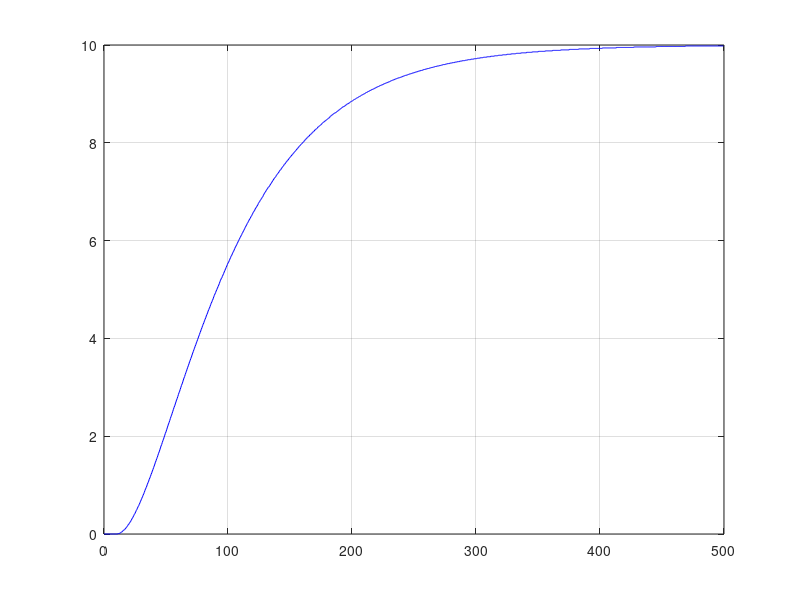

Here is the MATLAB script that generated this plot: (Note: this script raises an error after producing the figure.)
%% Laboratório de Sistemas Dinâmicos
% Prática 10
% Data: 25/08/2024
% Autores: Ana Clara Gomes & João Vitor Barbosa

% Limpar Workspace
clear all;
close all;
clc;

%%
% Script Prática 10

%% Exercicio 1 (a)
disp('Método Sundaresan 2 ordem sobreamortecido')
dados = load('dadosordem2sobre.txt');

tempo = dados(:,1);
entrada = dados(:,2);
saida = dados(:,3);

tm  = 400;
x1 = 48;
x2 = 260;
y1 = 2;
y2 = 6;

% A determinação dessas parâmetros se da atraves da reta tangente ao ponto
%de inflexão dos dados;

Mi = (y2 - y1) / (x2 - x1);

Ganho = mean(saida(end-50:end));

saidaNormalizada = saida / Ganho;

plot(tempo, saida, 'b', 'DisplayName', 'Dados experimentais'); 
grid on;
hold on;


m1 = trapz(dados(:,1),1 - saidaNormalizada);


lambda = (tm - m1) * Mi;
n = 1;
tau1 = (n ^ (n/(1-n))) / Mi;
tau2 = (1 ^ (n/(1-n))) / Mi;
taud = m1- tau1 - tau2;
s = tf('s');
Hs = (exp(-taud * s)) / (((tau1 * s) + 1) * ((tau1 * s) + 1));
step(Hs * 10,'r');
disp(['m1: ' num2str(m1)]);
disp(['Mi: ' num2str(Mi)]);
disp(['lambda: ' num2str(lambda)]);
disp(['n: ' num2str(n)]);
disp(['tau1: ' num2str(tau1)]);
disp(['tau2: ' num2str(tau2)]);
disp(['taud: ' num2str(taud)]);
grid on;
hold off;

% Para o modelo de segunda ordem, primeiramente deve-se entender os parâmetros de ganho e tm. 
% O ganho é calculado pelo MatLab pelos 50 valores de estabilização ao final do sistema e tm é obtido visualmente,
% traçando uma reta no ponto de inflexão e tomando o tempo em que o sistema se estabiliza no prolongamento dessa reta.
% Para determinar os parâmetros usamos as equações presentes no slide
% nota-se uma grande dificuldade devido a dependência da reta tangente
%% Método de Mollenkamp
dados = load('dadosordem2sobre.txt'); 
t = dados(:,1);
u = dados(:,2);
y = dados(:,3);
k =  mean(dados(end-50:end));
kn = k/k;

yn = y/k;

yt1 = 0.15*k;
yt2 = 0.45*k;
yt3 = 0.75*k;
t1 = 43;
t2 = 83.5;
t3 = 143.5;

x = (t2-t1)/(t3-t1);
zeta = (0.0805-5.547*(0.475-x)^2)/(x-0.356);
f1 = 0.708*(2.811^zeta);
wn = f1/(t3-t1);
f2 = 0.922*(1.66^zeta);
teta = t2-f2/wn;

G1 = tf(kn*wn^2, [1 2*zeta*wn wn^2]);
plot(t,yn); 
grid on
hold on;
step(G1, 'r');
grid on
hold on;

% Neste método foi necessário obter três tempos: 
% t1 = 43 quando a saída está em 15% do ganho, t2 = 83.5 quando a saída está em 45% e t3 = 143.5 quando a saída está em 75% . 
% Esses tempos foram obtidos visualmente
hold off;

%% Exercicio 2 (a)
% Calcular o Ganho K = 5 (Olhando no gráfico)
% Calcular Teta = 3 (Olhando no Gráfico)
N = 2; %Número de ciclos visíveis ocorrem em aproximadamente 10 seg.
T = 10/N;
Wn = 2*pi/T;% Frequência Natural
Zeta = 0.6/N;% Fator de Amortecimento
Teta = 3; % Tempo Morto
s = tf('s');
Hs = (exp(-Teta*s)*Wn^2)/(s^2 + 2*Zeta*Wn*s + Wn^2);
hold on;
step(Hs*5, 'r');
grid on
title('Método Phillips e Parr');
legend({'Dados iniciais', 'Método Phillips e Parr'})
hold off;

%% ------ Método de Phillips e Parr ------
dados = load('dadosordem2sub.txt'); 
t = dados(:,1);
u = dados(:,2);
y = dados(:,3);
k =  mean(dados(end-50:end));
kn = k/k;

yn = y/k;
N = 2; 
T = 10/N;
wn = 2*pi/T;
zeta = 0.6/N;
Teta = 3; 
G1 = tf(kn*wn^2, [1 2*zeta*wn wn^2], 'InputDelay', Teta);
hold on;
plot(t,yn); grid on
plot(t,yn); grid on;

step(G1, 'r');
grid on
title('Método Phillips e Parr');
legend({'Dados iniciais', 'Método Phillips e Parr'})
hold off;

%% Exercicio 2 (b)
N = 2; %Número de ciclos visíveis ocorrem em aproximadamente 10 seg.
T = 10/N;
Wn = 2*pi/T; % Frequência Natural
Zeta = 0.6/N; % Fator de Amortecimento

Beta = sqrt(1 - Zeta^2);
Teta = 1/cos(Zeta); %Usado com a equação 2
yt = 1 - (exp(-Zeta*Wn.*tempo)/Beta).*(Beta*cos(Wn*Beta.*tempo) + Zeta*sin(Wn*Beta.*tempo));
yt = 1 - (exp(-Zeta*Wn.*tempo)/Beta).*sin(Wn*Beta*tempo + Teta);
plot(tempo, yt, 'g'); 
grid on; 
hold on;

%% ------ Equações de Overshoot ------
dados = load ('dadosordem2sub.txt'); % carrega arquivo txt
tempo = dados(:,1);
u = dados(:,2);
y = dados(:,3);

k =  mean(dados(end-50:end));
yn = y/k;
N = 2; %Número de ciclos visíveis ocorrem em aproximadamente 10 seg.
T = 10/N;
Wn = 2*pi/T; % Frequência Natural
Zeta = 0.6/N; % Fator de Amortecimento

Beta = sqrt(1 - Zeta^2);
Teta = 1/cos(Zeta); %Usado com a equação 2
yt = 1 - (exp(-Zeta*Wn.*tempo)/Beta).*(Beta*cos(Wn*Beta.*tempo) + Zeta*sin(Wn*Beta.*tempo));
yt = 1 - (exp(-Zeta*Wn.*tempo)/Beta).*sin(Wn*Beta*tempo + Teta);
plot(tempo, yt, 'g');
grid on; 
hold on;
plot (tempo, yn);
grid on;
hold off;

%% Exercicio 2 (c)
% Desconsiderar o tempo morto e condição inicial nula
% T1 = 0.15*Yf;
% T2 = 0.45*Yf;
% T3 = 0.75*Yf;

dados = load ('dadosordem2sub.txt'); % carrega arquivo txt
tempo = dados(:,1);
u = dados(:,2);
y = dados(:,3);
plot (tempo, y);
grid()

norm_u = dados(:,2)/max(u);
norm_y = (dados(:,3)- min(y))/(max(y)-min(y));

Yi = mean(y(1:20));
Yf = mean(y(end-50:end));
T1 = 0.15*Yf;
T2 = 0.45*Yf;
T3 = 0.75*Yf;

x = (T2 - T1)/(T3 - T1);
Zeta = (0.0805 - 5.547*(0.475 - x)^2)/(x - 0.356); % Fator de Amortecimento

if Zeta < 1
    F1 = 0.708*(2.811)^Zeta;
    
else
    F1 = 2.6*Zeta - 0.6;
    Tau_1 = (Zeta + sqrt(Zeta^2 - 1))/Wn;
    Tau_2 = (Zeta - sqrt(Zeta^2 - 1))/Wn;
end

Wn = F1/(T3 - T1); % Frequência Natural
F2 = 0.922*(1.66)^Zeta;
Teta = T2 - F2/Wn; % Tempo Morto

s = tf('s');
Hs = (exp(Teta*s)*Wn^2)/(s^2 + 2*Zeta*Wn*s + Wn^2);
hold on;
step(Hs*5, 'r');
grid on
hold off;

%% ------ Método de Mollenkamp ------
dados = load('dadosordem2sub.txt'); 
t = dados(:,1);
u = dados(:,2);
y = dados(:,3);
k =  mean(dados(end-50:end));
kn = k/k;

yn = y/k;

yt1 = 0.15*k;
yt2 = 0.45*k;
yt3 = 0.75*k;
t1 = 3.29;
t2 = 3.56;
t3 = 3.78;

x = (t2-t1)/(t3-t1);
zeta = (0.0805-5.547*(0.475-x)^2)/(x-0.356);
f1 = 0.708*(2.811^zeta);
wn = f1/(t3-t1);
f2 = 0.922*(1.66^zeta);
teta = t2-f2/wn;

G1 = tf(kn*wn^2, [1 2*zeta*wn wn^2], 'InputDelay', teta);
plot(t,yn); 
grid on
hold on;
step(G1, 'r');
grid on
hold on;
hold off;

%% Exercicio 2 (d)
% H(s) = e^(-Td*s)/(T1*s + 1)*(T2*s + 1)

m1 = trapz(norm_u)*0.01 - trapz(norm_y)*0.01;
tm = 4; % Encontrado de acordo com a inclinação da reta tangente
Mi = 1/tm; % Inclinação da Reta Tangente
lambda = (tm - m1)*Mi; % 0.2206
n = 0.1; % Encontrado pelo gráfico, a partir do lambda
T1 = n^(n/(1-n))/Mi; % Polo T1 do Sistema
T2 = n^(1/(1-n))/Mi; % Polo T2 do Sistema
Td = m1 - T1 - T2; % Teta (Tempo Morto)

s = tf('s');
Hs = exp(-Td*s)/((T1*s + 1)*(T2*s + 1));
hold on;
step(Hs, 'r');
grid on
hold off;

%% ------ Método de Sundaresan ------
dados = load('dadosordem2sub.txt'); 
t = dados(:,1);
u = dados(:,2);
y = dados(:,3);
k =  mean(dados(end-50:end));
kn = k/k;

yn = y/k;
teta_tau = trapz(t, u- yn);

teta = 10;
tm = 10;
M1 = 1/(tm-teta);

mi = teta_tau;
lambda = (tm - mi)*M1;
n = 0.9;

t1 = (n^(n/(1-n)))/M1;
t2 = (n^(1/(1-n)))/M1;
tauD = mi - t1 - t2;

G1 = tf(kn, [0.9592 3.407 1], 'InputDelay', tauD);
plot(t, yn); 
grid on
hold on;
step(G1, 'r');
grid on
hold on;
hold off;

%% Exercicio 3
dados = load('dadosordem2aleatorio.txt');
t = dados(:,1);
u = dados(:,2);
y = dados(:,3);

u_norm = u - mean(u);
y_norm = y - mean(y);

impulse_response = deconv(y_norm, u_norm);

figure;
plot(t(1:length(impulse_response)), impulse_response);
title('Resposta ao Impulso');
xlabel('Tempo (s)');
ylabel('Amplitude');
grid on;

U = fft(u_norm);
Y = fft(y_norm);

frequency_response = Y ./ U;

N = length(t);
fs = 1 / (t(2) - t(1));
f = (0:N-1)*(fs/N);

figure;
plot(f, abs(frequency_response));
title('Resposta em Frequência');
xlabel('Frequência (Hz)');
ylabel('Amplitude');
grid on;
hold off;
